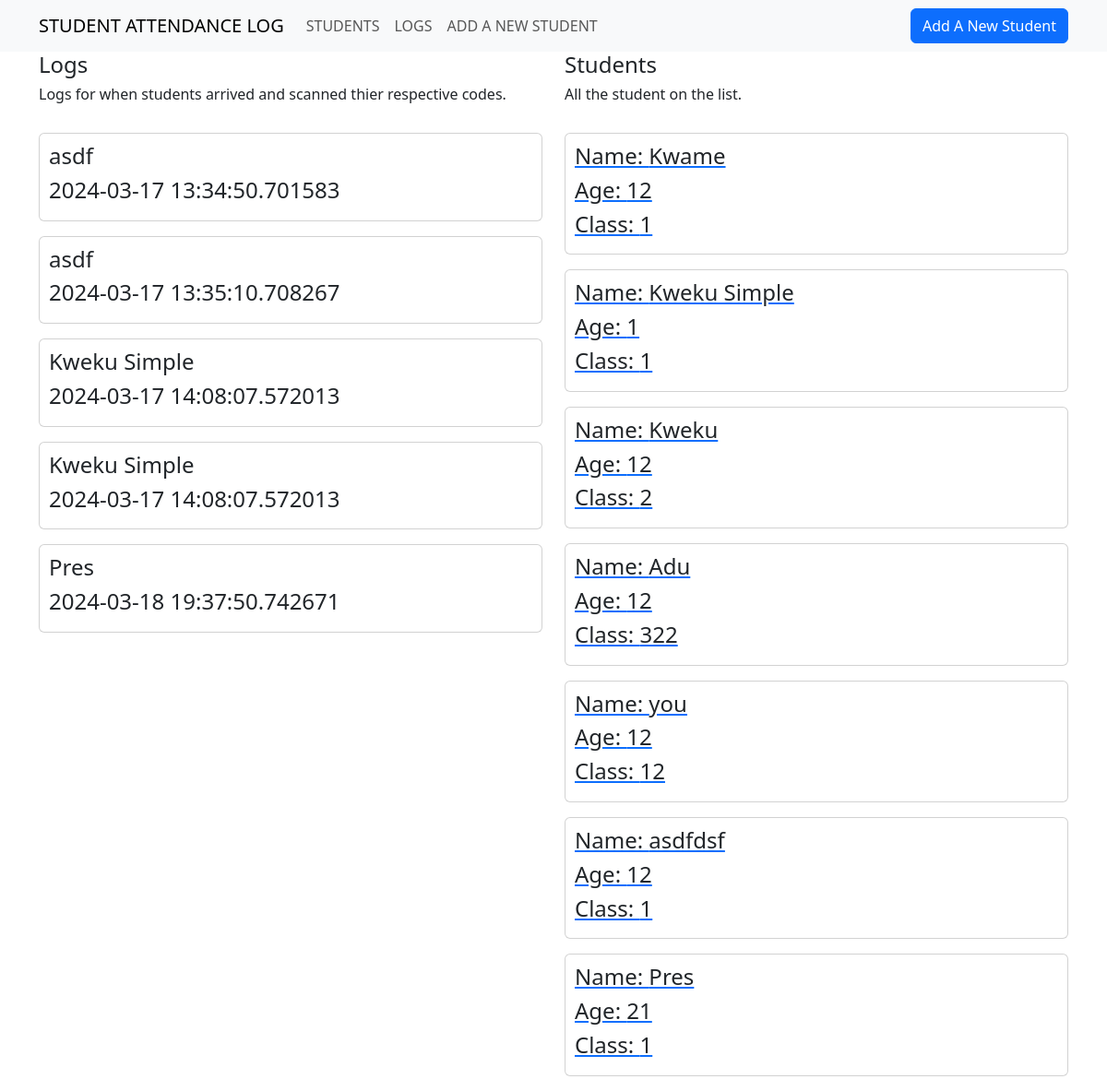
Before: / with the older database file.
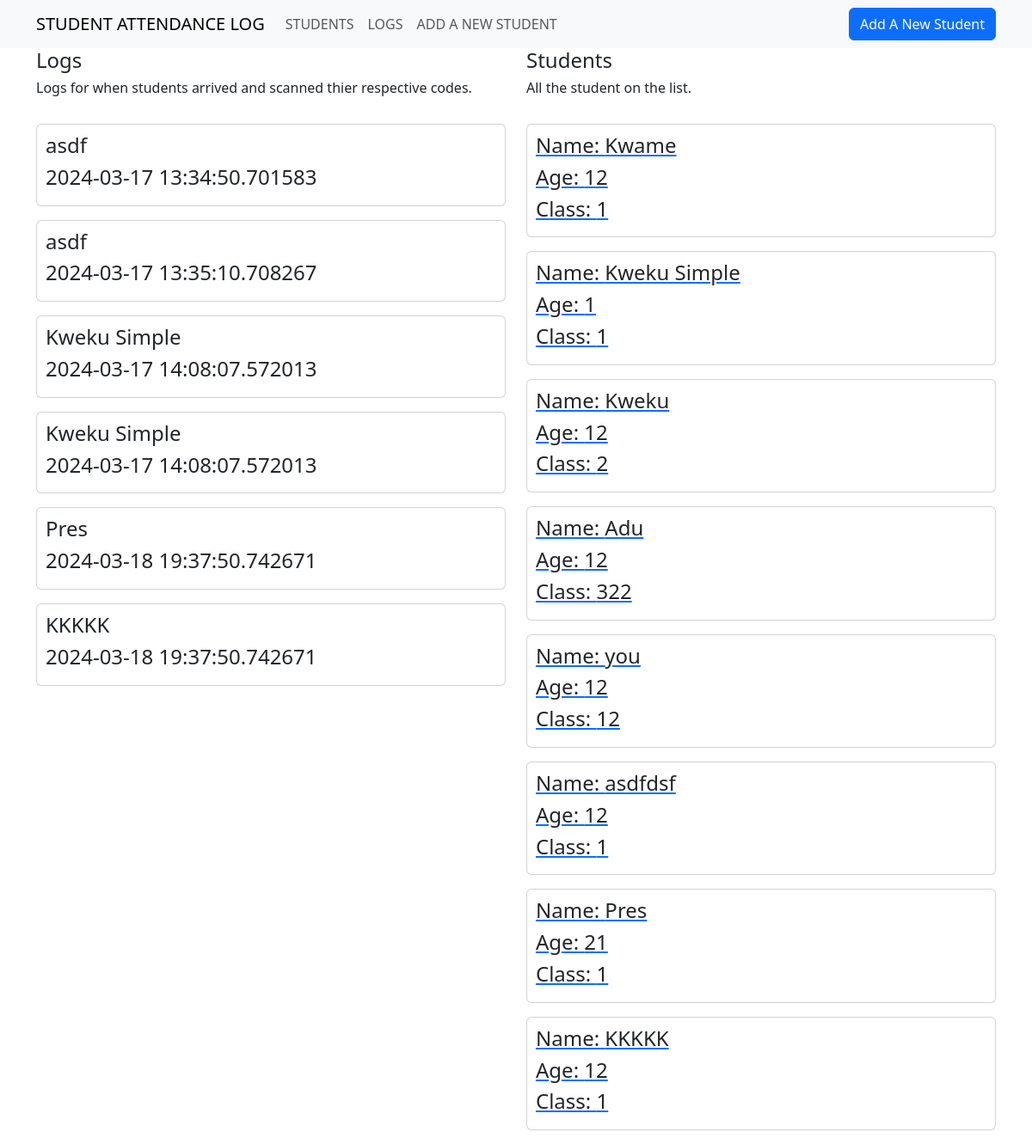
After: the same page with the newer database file.
### app.py (models this page shows, shortened)
class Logs(db.Model):
    __tablename__ = 'studentData'
    id = db.Column(db.Integer,
                   primary_key=True)
    name = db.Column(db.String)
    time = db.Column(db.DateTime, default=datetime.datetime.utcnow())
    def __repr__(self):
        return f'<Student {self.id}>'

class StudentData(db.Model):
    __tablename__ = 'students'
    id = db.Column(db.Integer,
                   primary_key=True)
    name = db.Column(db.String)
    age = db.Column(db.String)
    studentclass = db.Column(db.String)

### app.py (the view)
@app.route('/',methods=['GET','POST'])
def home():
    logs = Logs.query.all()
    students = StudentData.query.all()
    print(logs)
    return render_template('index.html', logs=logs, students=students)

### templates/index.html
{% extends "base.html" %}
{% block body %}
        <div class="container">
            <div class="row">
                <div class="col-md-6">
                    <h4>Logs</h4>
                    <h6>Logs for when students arrived and scanned thier respective codes.</h6>
                    <br/>
                    {% for log in logs %}
                        <div class="card mb-3">
                            <h4>{{log.name}}</h4>
                            <h4>{{log.time}}</h4>
                        </div>
                    {% endfor %}
                </div>
                <div class="col-md-6">
                    <h4>Students</h4>
                    <h6>All the student on the list.</h6>
                    <br/>
                    {% for student in students %}
                    <a href="{{url_for('qr', id=student.id)}}">
                        <div class="card mb-3" >
                            <h4>Name: {{student.name}}</h4>
                            <h4>Age: {{student.age}}</h4>
                            <h4>Class: {{student.studentclass}}</h4>
                        </div>
                    </a>
                    {% endfor %}
                    </div>
                </div>
            </div>
            {% endblock %}

Changed rows visible on the page:
added Logs: name "KKKKK", time "2024-03-18 19:37:50.742671"
added StudentData: name "KKKKK", age "12", studentclass "1"
